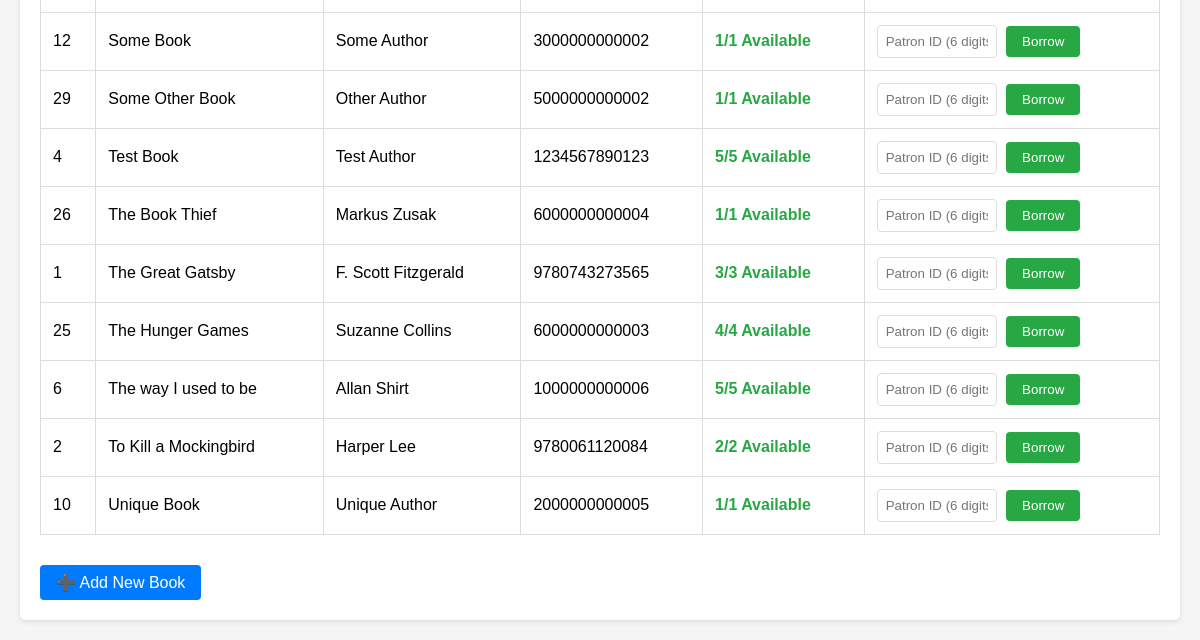
The app's page /catalog (lower part), older data.
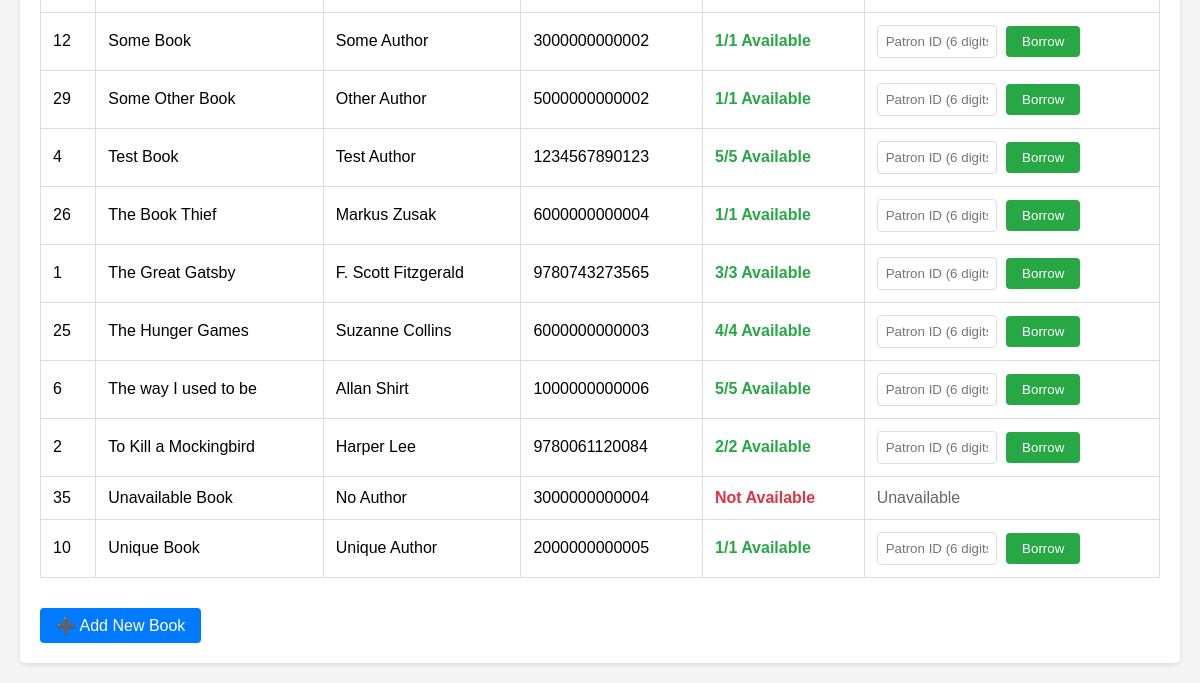
The same page, newer data.
### tables this page shows
CREATE TABLE books (
            id INTEGER PRIMARY KEY AUTOINCREMENT,
            title TEXT NOT NULL,
            author TEXT NOT NULL,
            isbn TEXT UNIQUE NOT NULL,
            total_copies INTEGER NOT NULL,
            available_copies INTEGER NOT NULL
        );

### routes/catalog_routes.py (the view)
@catalog_bp.route('/catalog')
def catalog():
    books = get_all_books()
    return render_template('catalog.html', books=books)

### database.py (called while the page is built)
def get_db_connection():
    conn = sqlite3.connect(DATABASE)
    conn.row_factory = sqlite3.Row  # This enables column access by name
    return conn

def get_all_books() -> List[Dict]:
    conn = get_db_connection()
    books = conn.execute('SELECT * FROM books ORDER BY title').fetchall()
    conn.close()
    return [dict(book) for book in books]

### templates/catalog.html (shortened to what this page needs)
{% extends "base.html" %}
{% block content %}
{% if books %}
<table>
    <tbody>
        {% for book in books %}
        <tr>
            <td>{{ book.id }}</td>
            <td>{{ book.title }}</td>
            <td>{{ book.author }}</td>
            <td>{{ book.isbn }}</td>
            <td>
                {% if book.available_copies > 0 %}
                    <span class="status-available">{{ book.available_copies }}/{{ book.total_copies }} Available</span>
                {% else %}
                    <span class="status-unavailable">Not Available</span>
                {% endif %}
            </td>
            <td>
                {% if book.available_copies > 0 %}
                    <form method="POST" action="{{ url_for('borrowing.borrow_book') }}" style="display: inline;">
                        <input type="text" name="patron_id" placeholder="Patron ID (6 digits)"
                               pattern="[0-9]{6}" maxlength="6" required style="width: 120px; margin-right: 5px;">
                        <button type="submit" class="btn btn-success">Borrow</button>
                    </form>
                {% else %}
                    <span style="color: #666;">Unavailable</span>
                {% endif %}
            </td>
        </tr>
        {% endfor %}
    </tbody>
</table>
{% else %}
<div style="text-align: center; padding: 40px; color: #666;">
    <h3>No books in catalog</h3>
    <p>The library catalog is empty. <a href="{{ url_for('catalog.add_book') }}">Add the first book</a> to get started.</p>
</div>
{% endif %}
<div style="margin-top: 30px;">
    <a href="{{ url_for('catalog.add_book') }}" class="btn">➕ Add New Book</a>
</div>
{% endblock %}

### templates/base.html (shortened to what this page needs)
<!DOCTYPE html>
<html lang="en">
<head>
</head>
<body>
    <div class="content">
        {% block content %}{% endblock %}
    </div>
</body>
</html>

### templates/base.html (style rules this page uses)
body { font-family: Arial, sans-serif; max-width: 1200px; margin: 0 auto; padding: 20px; background-color: #f5f5f5; }
.content { background-color: white; padding: 20px; border-radius: 5px; box-shadow: 0 2px 5px rgba(0,0,0,0.1); }
table { width: 100%; border-collapse: collapse; margin-top: 20px; }
.btn { background-color: #007bff; color: white; padding: 8px 16px; border: none; border-radius: 4px; cursor: pointer; text-decoration: none; display: inline-block; }
.btn-success { background-color: #28a745; }
input[type="text"], input[type="number"], select { width: 100%; padding: 8px; border: 1px solid #ddd; border-radius: 4px; box-sizing: border-box; }
.status-available { color: #28a745; font-weight: bold; }
.status-unavailable { color: #dc3545; font-weight: bold; }

Row changes from the older to the newer data that the page shows:
added books: id "35", title "Unavailable Book", author "No Author", isbn "3000000000004", available_copies "Not Available"
